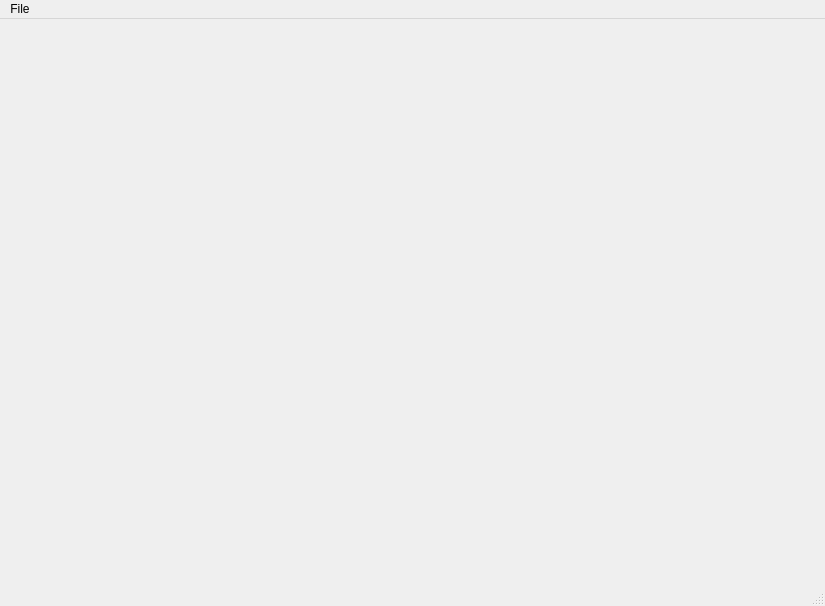
<?xml version="1.0" encoding="UTF-8"?>
<ui version="4.0">
 <class>MainWindow</class>
 <widget class="QMainWindow" name="MainWindow">
  <property name="geometry">
   <rect>
    <x>0</x>
    <y>0</y>
    <width>825</width>
    <height>606</height>
   </rect>
  </property>
  <property name="windowTitle">
   <string>MainWindow</string>
  </property>
  <widget class="QWidget" name="centralwidget"/>
  <widget class="QMenuBar" name="menubar">
   <property name="geometry">
    <rect>
     <x>0</x>
     <y>0</y>
     <width>825</width>
     <height>20</height>
    </rect>
   </property>
   <widget class="QMenu" name="menuFile">
    <property name="title">
     <string>File</string>
    </property>
    <addaction name="actionNewProject"/>
   </widget>
   <addaction name="menuFile"/>
  </widget>
  <widget class="QStatusBar" name="statusbar"/>
  <action name="actionNewProject">
   <property name="text">
    <string>New Project</string>
   </property>
  </action>
 </widget>
 <resources/>
 <connections/>
</ui>
